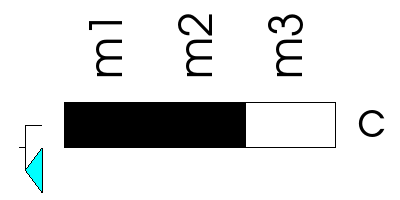

The Python source for this figure:
#!/usr/bin/env python
# Demonstrate vtkTreeHeatmapItem with automatic collapse to a target number of leaf nodes.

import vtkmodules.vtkInteractionStyle  # noqa: F401
import vtkmodules.vtkRenderingContextOpenGL2  # noqa: F401
import vtkmodules.vtkRenderingFreeType  # noqa: F401
import vtkmodules.vtkRenderingOpenGL2  # noqa: F401

from vtkmodules.vtkCommonCore import vtkDoubleArray, vtkStringArray
from vtkmodules.vtkCommonDataModel import vtkMutableDirectedGraph, vtkTable, vtkTree
from vtkmodules.vtkRenderingContext2D import vtkContextActor, vtkContextScene, vtkContextTransform
from vtkmodules.vtkViewsInfovis import vtkTreeHeatmapItem
from vtkmodules.vtkRenderingCore import (
    vtkRenderWindow,
    vtkRenderWindowInteractor,
    vtkRenderer,
)

# Build a directed graph and convert to tree.
graph = vtkMutableDirectedGraph()
root = graph.AddVertex()
internal_one = graph.AddChild(root)
internal_two = graph.AddChild(internal_one)
a = graph.AddChild(internal_two)
b = graph.AddChild(internal_two)
c = graph.AddChild(internal_one)

weights = vtkDoubleArray()
weights.SetNumberOfTuples(5)
weights.SetValue(graph.GetEdgeId(root, internal_one), 1.0)
weights.SetValue(graph.GetEdgeId(internal_one, internal_two), 2.0)
weights.SetValue(graph.GetEdgeId(internal_two, a), 1.0)
weights.SetValue(graph.GetEdgeId(internal_two, b), 1.0)
weights.SetValue(graph.GetEdgeId(internal_one, c), 3.0)
weights.SetName("weight")
graph.GetEdgeData().AddArray(weights)

names = vtkStringArray()
names.SetNumberOfTuples(6)
names.SetValue(a, "a")
names.SetValue(b, "b")
names.SetValue(c, "c")
names.SetName("node name")
graph.GetVertexData().AddArray(names)

node_weights = vtkDoubleArray()
node_weights.SetNumberOfTuples(6)
node_weights.SetValue(root, 0.0)
node_weights.SetValue(internal_one, 1.0)
node_weights.SetValue(internal_two, 3.0)
node_weights.SetValue(a, 4.0)
node_weights.SetValue(b, 4.0)
node_weights.SetValue(c, 4.0)
node_weights.SetName("node weight")
graph.GetVertexData().AddArray(node_weights)

# Table data.
table = vtkTable()
table_names = vtkStringArray()
table_names.SetNumberOfTuples(3)
table_names.SetValue(0, "c")
table_names.SetValue(1, "b")
table_names.SetValue(2, "a")
table_names.SetName("name")

column_m1 = vtkDoubleArray()
column_m1.SetNumberOfTuples(3)
column_m1.SetName("m1")
column_m1.SetValue(0, 1.0)
column_m1.SetValue(1, 3.0)
column_m1.SetValue(2, 1.0)

column_m2 = vtkDoubleArray()
column_m2.SetNumberOfTuples(3)
column_m2.SetName("m2")
column_m2.SetValue(0, 2.0)
column_m2.SetValue(1, 2.0)
column_m2.SetValue(2, 2.0)

column_m3 = vtkDoubleArray()
column_m3.SetNumberOfTuples(3)
column_m3.SetName("m3")
column_m3.SetValue(0, 3.0)
column_m3.SetValue(1, 1.0)
column_m3.SetValue(2, 3.0)

table.AddColumn(table_names)
table.AddColumn(column_m1)
table.AddColumn(column_m2)
table.AddColumn(column_m3)

tree = vtkTree()
tree.ShallowCopy(graph)

# Tree heatmap item.
tree_item = vtkTreeHeatmapItem()
tree_item.SetTree(tree)
tree_item.SetTable(table)
tree_item.GetDendrogram().DisplayNumberOfCollapsedLeafNodesOff()

# Context actor pipeline.
context_actor = vtkContextActor()
context_transform = vtkContextTransform()
context_transform.SetInteractive(True)
context_transform.Translate(20, 30)
context_transform.Scale(2.5, 2.5)
context_transform.AddItem(tree_item)
context_actor.GetScene().AddItem(context_transform)

# Standard rendering pipeline.
renderer = vtkRenderer()
renderer.SetBackground(1.0, 1.0, 1.0)
renderer.AddActor(context_actor)
context_actor.GetScene().SetRenderer(renderer)

render_window = vtkRenderWindow()
render_window.AddRenderer(renderer)
render_window.SetWindowName("tree heatmap auto collapse")
render_window.SetMultiSamples(0)
render_window.SetSize(400, 200)

interactor = vtkRenderWindowInteractor()
interactor.SetRenderWindow(render_window)

render_window.Render()

# Automatically collapse down to two leaf nodes closest to the root.
tree_item.CollapseToNumberOfLeafNodes(2)

render_window.Render()
interactor.Initialize()
interactor.Start()
